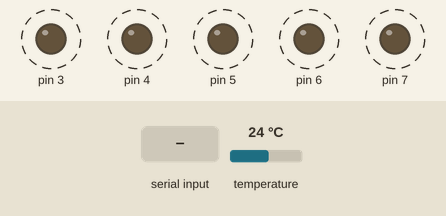
The sketch below on a simulated Arduino Uno, built with avr-gcc and run on an emulated ATmega328P. Shown: output pins drawn as LEDs (lit = HIGH). Dashed ring = blinking. The test bench sets the inputs (shaded band); at power-on: temperature 24 °C. What the sketch prints to the serial monitor is not drawn.

Above: at 0.1 s.
1.3 s: temperature set to 12 °C
4.8 s: "V" received over Serial
8.3 s: temperature set to 19 °C
Timing chart, 0 to 18.8 s (numbered marks = the images above; inputs shaded):
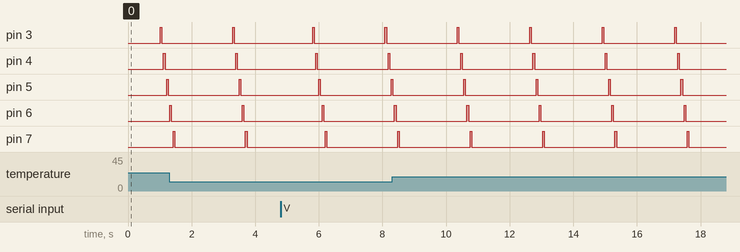

Measured:
- by itself, pin 3–7: alternates HIGH for 0.05 s and LOW for 2.2 s

The sketch:

zuizhongchengxu333.ino
```cpp
#include <OneWire.h>
#include <DallasTemperature.h>

// Data wire is plugged into port 2 on the Arduino
#define ONE_WIRE_BUS 2

// Setup a oneWire instance to communicate with any OneWire devices (not just Maxim/Dallas temperature ICs)
OneWire oneWire(ONE_WIRE_BUS);

// Pass our oneWire reference to Dallas Temperature.
DallasTemperature sensors(&oneWire);

void setup(void)
{
  // start serial port
  Serial.begin(9600);
  Serial.println("O1");

  // Start up the library
  sensors.begin();


/***********************************/
  for (int i=3; i<=7; i++)    //通过循环的方式设置2-7号引脚为输出状态
  {
    pinMode(i,OUTPUT);
  }
  /***********************************/
}

void loop(void)
{
    /***************显示版本信息********************/
  String rx_buffer;
rx_buffer=Serial.readString();

if (rx_buffer.startsWith("V"))  {
    Serial.println("SV2.5-HV2.0\r");
}
 /***************显示版本信息********************/
 /***************读取串口的数据********************/
 if(Serial.available() > 0)            //判断串口缓冲器是否有数据载入
 {
  int value = Serial.read();                      //读取串口数据

  /***************读取串口的数据********************/

 /***************读取串口的数据********************/
 /*******************做第一个动作****************/
 if(value = 1)
 {
  for (int x=3; x<=7; x++)   //通过循环的方式依次让每个引脚的led在1秒内完成明灭
  {
    digitalWrite(x,HIGH);
    delay(500);
    digitalWrite(x,LOW);
    delay(500);
  }
  }
   /*******************做第二个动作****************/
   if(value = 2)
 {
  for (int x=3; x<=7; x++)   //通过循环的方式依次让每个引脚的led在1秒内完成明灭
  {
    digitalWrite(x,HIGH);
    delay(300);
    digitalWrite(x,LOW);
    delay(300);
  }
  }
  /*******************做第三个动作****************/
    if(value = 3)
 {
  for (int x=3; x<=7; x++)   //通过循环的方式依次让每个引脚的led在1秒内完成明灭
  {
    digitalWrite(x,HIGH);
    delay(1000);
    digitalWrite(x,LOW);
    delay(100);
  }
  }
}
  /***************读取串口的数据********************/


  /***************读取模拟口的值********************/

 // int n = analogRead(A0);    //可以读取A0口的电压值
  // Serial.println(n);                   //如果需要可以打印模拟口的值
    /***************读取并打印模拟口的值********************/
  /***************发光二极管循环闪烁********************/


   for (int x=3; x<=7; x++)   //通过循环的方式依次让每个引脚的led在1秒内完成明灭
  {
    digitalWrite(x,HIGH);
    delay(50);
    digitalWrite(x,LOW);
    delay(50);
  }
  /**************发光二极管循环闪烁*********************/
  // call sensors.requestTemperatures() to issue a global temperature
  // request to all devices on the bus
   int i;                                 //将温度转换成16进制按照特定的格式进行发送
  i=sensors.getTempCByIndex(0);
  Serial.println("Requesting temperatures...");
  sensors.requestTemperatures(); // Send the command to get temperatures
  Serial.print("Temperature is: ");
  Serial.println(sensors.getTempCByIndex(0));
  Serial.print("t03d8" );                  //十进制输出温度
   Serial.println(i,HEX);
  Serial.println("t358800111213141617\r");
}
```
